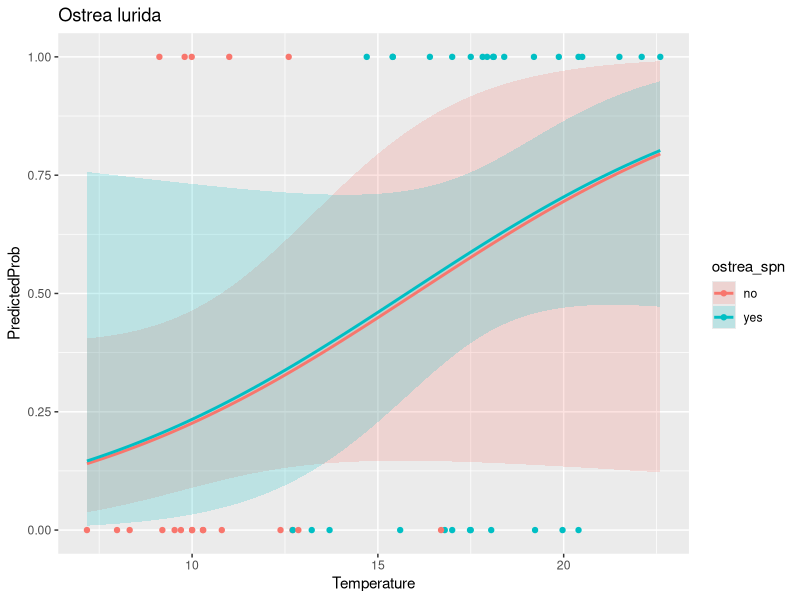

The R source for this figure:
# ============================================
# BENTHIC SPECIES LOGISTIC REGRESSION MODELS for PRESENCE/ABSENCE 
# Joe's first attempt 
# Last edited: 10/27/2021
# ============================================
library('tidyverse')
library('dplyr')
library('ggplot2')

# by.sample.species already has technical replicates merged
by.sample.species <- read.csv('../data/by.sample.species.csv')
# all the good environmental data 
events <- read.csv('../data/events.joe.format.csv')

# filter out non-san juan data (comment out later)
SJI.sample.species <- by.sample.species # %>%
  #separate(col=sample, remove=FALSE, into=c("site", "date"), sep = 2) %>%
  #filter(site %in% c('LK','CP','FH')) 

# use all species detected at least once as a base 
# TODO need more practice with pivot_wider and pivot_longer  
presence.absence <- SJI.sample.species %>%
  select(sample, species, nReads) %>%
  pivot_wider(names_from=sample, values_from=nReads, values_fill=list(nReads=0))

presence.absence <- presence.absence %>%  
  pivot_longer(!species, names_to='sample', values_to='nReads') 

presence.absence <- presence.absence %>% 
  mutate(nReads = case_when(nReads == 0 ~ 0, nReads !=0 ~ 1)) %>%
  rename(presence=nReads)

# check to make sure the length of presence.absence makes sense - i think it does
#unique.species <- length(unique(SJI.sample.species$sample))
#unique.samples <- length(unique(SJI.sample.species$species))
#FH.unique.species <- length(unique(FH.sample.species$species))
#print(unique.species*unique.samples)

# connect with environmental data to use as continuous variables
presence.absence <- inner_join(presence.absence, events) 

# ==================================================
# filter by region
presence.absence <- presence.absence %>% 
  filter(Area %in% c("Hood Canal"))

# create site and date column in addition to "sample" 
presence.absence <- presence.absence %>%
  separate(col=sample, remove=FALSE, into=c("site", "date"), sep = 2) %>%
  separate(col=date, remove=FALSE, into=c("year", "month"), sep = 5) %>%
  mutate(ostrea_spn = case_when(
    month %in% c("05","06","07","08") ~ "yes",
    month %in% c("09","11","01","03") ~ "no"
  ))

# now we can build a beautiful logistic model for every species
xtabsdf <- as.data.frame(xtabs(~ presence + sample, data = presence.absence))
presence.absence$sample <- factor(presence.absence$sample)
presence.absence$species <- factor(presence.absence$species)
presence.absence$site <- factor(presence.absence$site)
presence.absence$Area <- factor(presence.absence$Area)

write.csv(presence.absence,"../data/benthic.presence.absence.csv", row.names = FALSE)
# need list of dataframes for each species to make logit models more manageable 
p.a.species <- list()

# loop through all species, creating a dataframe for each 
for(i in unique(presence.absence$species)) {
  print(i)
  one.species <- presence.absence %>%
    filter(species %in% c(i))
  p.a.species[[i]] <- one.species
  
}

# LOGIT FUNCTION =======================================
# takes species string -> returns logit object
# model takes season(factor), pH(cont) and temperature(cont) as inputs
# TODO make function take independent variables as inputs
# ======================================================
species_logit <- function(species_str){

  mylogit <- glm(presence ~ ostrea_spn + pH_new + Temperature, data = p.a.species[[species_str]], family = "binomial", maxit=100)
  print(p.a.species[[species_str]])
  
  print(mylogit)
  confint(mylogit)
  
  return(mylogit)
  
  }
# ======================================================

# call the logit function 
test_logit <- species_logit("Ostrea lurida")

# display results 
summary(test_logit)


# VISUAlIZE LOGIT MODEL AS PROBABILITY  ================
# takes logit object and species string as input
# holds pH constant to visualize temp gradient 
# ======================================================
max(presence.absence$Temperature)
min(presence.absence$Temperature)

plot_logit <- function(species_str, test_logit) {
  
  print(confint(test_logit))
  print(exp(cbind(OR = coef(test_logit), confint(test_logit))))
  
  # create range of temps, for both "Summer" and "Winter" factors, hold pH constant  
  newdata2 <- with(p.a.species[[species_str]], data.frame(
                Temperature = rep(seq(from = 7.17, to = 22.6, length.out = 100),2), 
                pH_new = mean(pH_new), 
                ostrea_spn = factor(rep(c('yes','no'), each = 100))))

  newdata3 <- cbind(newdata2, predict(test_logit, newdata = newdata2, type = "link",
                se = TRUE))

  newdata3 <- within(newdata3, {
    PredictedProb <- plogis(fit)
    LL <- plogis(fit - (1.96 * se.fit))
    UL <- plogis(fit + (1.96 * se.fit))
  })

  head(newdata3)
  
  # plot the output 
  logit_plot <- ggplot(newdata3, aes(x = Temperature, y = PredictedProb)) + 
    geom_ribbon(aes(ymin = LL,  ymax = UL, fill = ostrea_spn), alpha = 0.2) + 
    geom_line(aes(colour = ostrea_spn),size = 1) +
    geom_point(data= p.a.species[[species_str]], aes(x = Temperature, y = presence, colour = ostrea_spn)) +
    labs(title=species_str) 
  
  return(logit_plot)
  }
# ======================================================

# call the visualize function 
plot_logit("Ostrea lurida", test_logit)

# ======================================================
# ======================================================

# TODO so i don't forget 
# benthic community vs benthic community in the water column
# what portion of detected species have planktonic phase? 
# gametes/plankton vs adults - eli fish vs shrimp vs crab <- model?
# replicate graph from Terrie's student's published paper for p/a data
# known spawning month for invertebrates nReads 
# habitat depth of detected organisms? 
# replicate interactive app to view relative abundance and community structure
